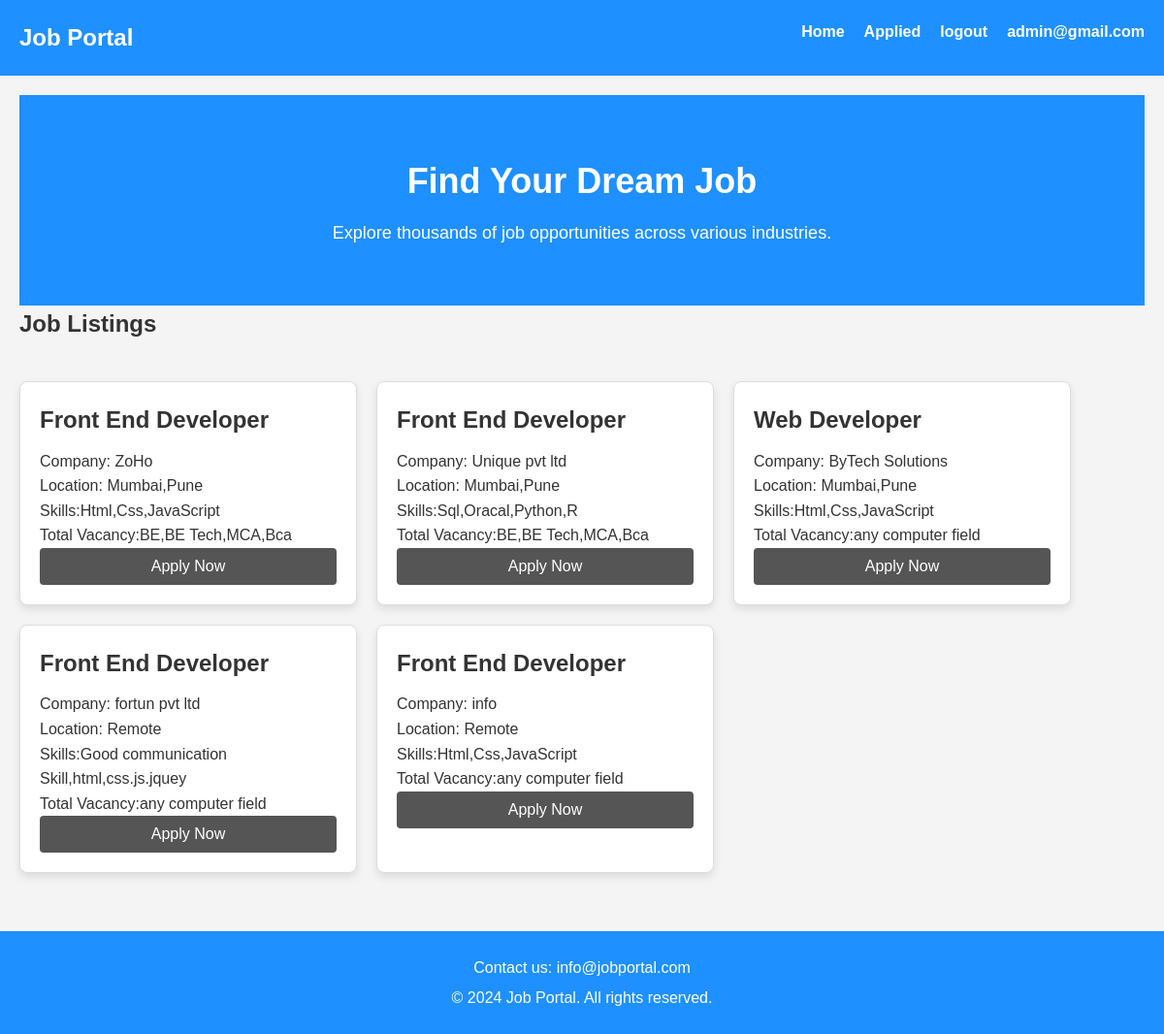
Page /home (signed in) on the committed database.
### mainapp/models.py (models this page shows, shortened)
class vacancy(models.Model):
    role=models.CharField(max_length=30)
    company=models.CharField(max_length=30)
    location=models.CharField(max_length=30)
    learn=models.CharField(max_length=100)
    vac=models.CharField(max_length=10,default="Not Mansion")

### mainapp/views.py (the view)
# urls.py: path('home',views.home),
def home(request):
     if request.session.get('email') is not None:
         data = vacancy.objects.all()
         return render(request,'index.html',{'data':data})
     else:
         return redirect('/')

### template/index.html (shortened to what this page needs)
{%load static%}
<!DOCTYPE html>
<html lang="en">
<head>
    <link rel="stylesheet" href="{%static 'css/styles.css'%}">
</head>
<body>
    <header>
        <div class="logo">
            <h1>Job Portal</h1>
        </div>
        <nav>
            <ul>
                <li><a href="/home">Home</a></li>
                <li><a href="/user_applied?email={{request.session.email}}">Applied</a></li>
                <li><a href="/out">logout</a></li>
                <li><a href="/profile?email={{request.session.email}}">{{request.session.email}}</a></li>
            </ul>
        </nav>
    </header>
    <main>
        <section id="home" class="hero">
            <h2>Find Your Dream Job</h2>
            <p>Explore thousands of job opportunities across various industries.</p>
        </section>
        <h2>Job Listings</h2>
        <section id="jobs" class="job-listings">
              {%for i in data%}
            <div class="job-item">
                <h3>{{i.role}}</h3>
                <p>Company: {{i.company}}</p>
                <p>Location: {{i.location}}</p>
                <p>Skills:{{i.learn}}</p>
                <p>Total Vacancy:{{i.vac}}</p>
                 <button ><a href="/apply?company={{i.company}}" class="z">Apply Now</a></button>
            </div>
            {%endfor%}
        </section>
    </main>
    <footer id="contact">
        <p>Contact us: info@jobportal.com</p>
        <p>&copy; 2024 Job Portal. All rights reserved.</p>
    </footer>
</body>
</html>

### static/css/styles.css (style rules this page uses)
* { margin: 0; padding: 0; box-sizing: border-box; }
body { font-family: Arial, sans-serif; line-height: 1.6; background-color: #f4f4f4; color: #333; }
header { display: flex; justify-content: space-between; padding: 20px; background-color:#1e90ff; color: #fff; }
header .logo h1 { font-size: 24px; }
nav ul { list-style: none; display: flex; gap: 20px; }
nav a { color: #fff; text-decoration: none; font-weight: bold; }
main { padding: 20px; }
.hero { background-color: #1e90ff; color: #fff; padding: 60px 20px; text-align: center; }
.hero h2 { font-size: 36px; }
.hero p { font-size: 18px; margin-top: 10px; }
.job-listings { display: flex; gap: 20px; flex-wrap: wrap; margin-top: 40px; }
.job-item { background-color: #fff; border: 1px solid #ddd; padding: 20px; width: 30%; box-shadow: 0 4px 8px rgba(0, 0, 0, 0.1); border-radius: 8px; transition: transform 0.3s ease-in-out; }
.job-item h3 { font-size: 24px; margin-bottom: 10px; }
.job-item p { font-size: 16px; }
.job-item button { background-color: #555; color: #fff; border: none; padding: 10px; width: 100%; cursor: pointer; border-radius: 4px; font-size: 16px; }
footer { background-color: #1e90ff; color: #fff; padding: 20px; text-align: center; margin-top: 40px; }
footer p { margin: 5px 0; }

### template/index.html (style rules this page uses)
.z { color:white; text-decoration: none; }

### rows in the picture
vacancy: role "Front End Developer", company "ZoHo", location "Mumbai,Pune", learn "Html,Css,JavaScript", vac "BE,BE Tech,MCA,Bca"
vacancy: role "Front End Developer", company "Unique pvt ltd", location "Mumbai,Pune", learn "Sql,Oracal,Python,R", vac "BE,BE Tech,MCA,Bca"
vacancy: role "Web Developer", company "ByTech Solutions", location "Mumbai,Pune", learn "Html,Css,JavaScript", vac "any computer field"
vacancy: role "Front End Developer", company "fortun pvt ltd", location "Remote", learn "Good communication Skill,html,css.js.jquey", vac "any computer field"
vacancy: role "Front End Developer", company "info", location "Remote", learn "Html,Css,JavaScript", vac "any computer field"

### other values in the picture
{{ request.session.email }} "admin@gmail.com"
